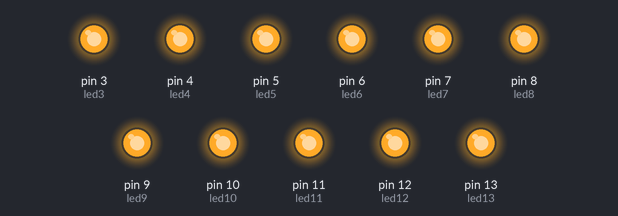
The sketch below on a simulated Arduino Uno, built with avr-gcc and run on an emulated ATmega328P. Shown: output pins drawn as LEDs (lit = HIGH).

Above: at 0.36 s.
At 5.32 s:
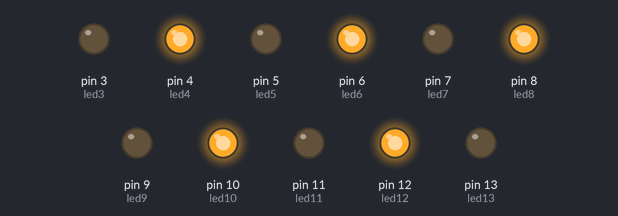
At 6.97 s:
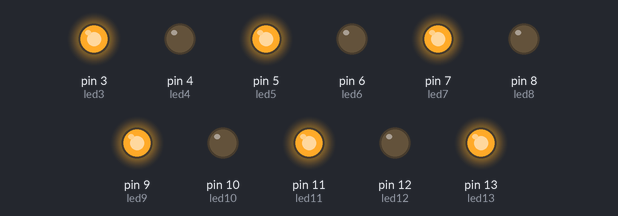
At 10.45 s:
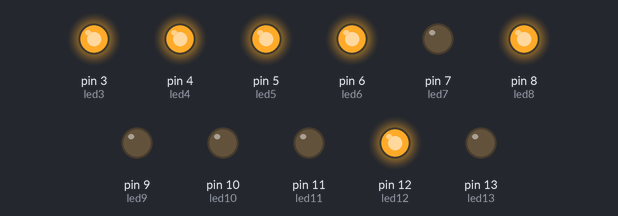
At 15.8 s:
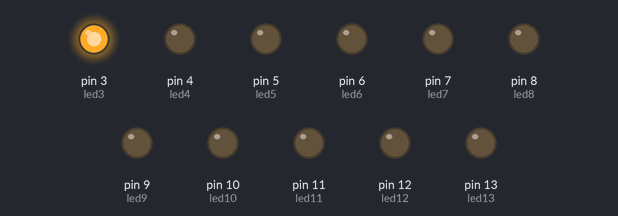
At 21.13 s:
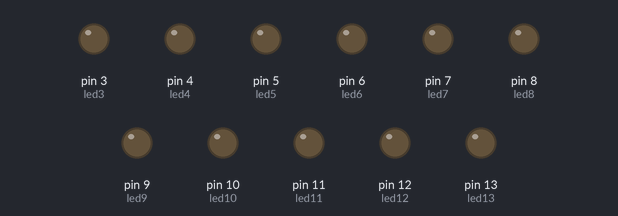
Timing chart, 0 to 21.4 s (numbered marks = the images above):
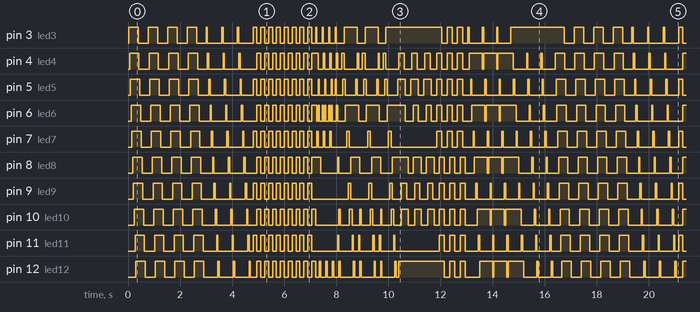

Measured:
- by itself, pin 3 (led3), pin 4 (led4), pin 5 (led5), pin 6 (led6), pin 7 (led7), pin 8 (led8), pin 9 (led9), pin 10 (led10), pin 11 (led11), pin 12 (led12), pin 13 (led13): moves between LOW and HIGH, repeating every 16.4 s
- by itself, everything shown: repeats every 16.4 s, in 228 steps

The sketch:

ardunio_led_12.ino
```cpp
int led3 = 3;
int led4 = 4;
int led5 = 5;
int led6 = 6;
int led7 = 7;
int led8 = 8;
int led9 = 9;
int led10 = 10;
int led11 = 11;
int led12 = 12;
int led13 = 13;


void setup()
{

   pinMode(led3,OUTPUT);
   pinMode(led4,OUTPUT);
   pinMode(led5,OUTPUT);
   pinMode(led6,OUTPUT);
   pinMode(led7,OUTPUT);
   pinMode(led8,OUTPUT);
   pinMode(led9,OUTPUT);
   pinMode(led10,OUTPUT);
   pinMode(led11,OUTPUT);
   pinMode(led12,OUTPUT);
   pinMode(led13,OUTPUT);


}

void loop()
{


 blink_3();
 blink_3();
 blink_3();
 blink_3();

 blink_4();
 blink_4();
 blink_4();


 blink_5();
 blink_5();
 blink_5();
 blink_5();

 blink_6();
 blink_6();
 blink_6();

 blink_7();
 blink_7();
 blink_7();

 blink_8();
 blink_8();
 blink_8();

 blink_9();
 blink_9();
 blink_9();

 blink_10();
 blink_10();
 blink_10();

 blink_11();
 blink_11();
 blink_11();


}

 /////////////pattern 3///////////////////////////////////////////////////////////////////////////////////////////////////
void blink_3()
{
  int t=30;


  delay(t);
  digitalWrite(led3,HIGH);
  delay(t);
   digitalWrite(led4,HIGH);
  delay(t);
  digitalWrite(led5,HIGH);
  delay(t);
  digitalWrite(led6,HIGH);
  delay(t);
  digitalWrite(led7,HIGH);
  delay(t);
  digitalWrite(led8,HIGH);
  delay(t);
  digitalWrite(led9,HIGH);
  delay(t);
  digitalWrite(led10,HIGH);
  delay(t);
  digitalWrite(led11,HIGH);
  delay(t);
  digitalWrite(led12,HIGH);
  delay(t);
  digitalWrite(led13,HIGH);
  delay(t);


  //////////////////////////


  delay(t);
  digitalWrite(led3,LOW);
  delay(t);
  digitalWrite(led4,LOW);
  delay(t);
  digitalWrite(led5,LOW);
  delay(t);
  digitalWrite(led6,LOW);
  delay(t);
  digitalWrite(led7,LOW);
  delay(t);
  digitalWrite(led8,LOW);
  delay(t);
  digitalWrite(led9,LOW);
  delay(t);
  digitalWrite(led10,LOW);
  delay(t);
  digitalWrite(led11,LOW);
  delay(t);
  digitalWrite(led12,LOW);
  delay(t);
  digitalWrite(led13,LOW);
  delay(t);
  digitalWrite(led13,LOW);
  delay(t);


  digitalWrite(led3,LOW);
  digitalWrite(led4,LOW);
  digitalWrite(led5,LOW);
  digitalWrite(led6,LOW);
  digitalWrite(led7,LOW);
  digitalWrite(led8,LOW);
  digitalWrite(led9,LOW);
  digitalWrite(led10,LOW);
  digitalWrite(led11,LOW);
  digitalWrite(led12,LOW);
  digitalWrite(led13,LOW);


}
  ////////////////////////////////////////////////////////////////////////////////////////////////////////////////////////////////////////////////////////////////////////
/////////////pattern 4///////////////////////////////////////////////////////////////////////////////////////////////////
void blink_4()
{
  int t=50;


  digitalWrite(led3,HIGH);
  delay(t);
  digitalWrite(led3,LOW);
  digitalWrite(led4,HIGH);
  delay(t);
  digitalWrite(led4,LOW);
  digitalWrite(led5,HIGH);
  delay(t);
  digitalWrite(led5,LOW);
  digitalWrite(led6,HIGH);
  delay(t);
  digitalWrite(led6,LOW);
  digitalWrite(led7,HIGH);
  delay(t);
  digitalWrite(led7,LOW);
  digitalWrite(led8,HIGH);
  delay(t);
  digitalWrite(led8,LOW);
  digitalWrite(led9,HIGH);
  delay(t);
  digitalWrite(led9,LOW);
  digitalWrite(led10,HIGH);
  delay(t);
  digitalWrite(led10,LOW);
  digitalWrite(led11,HIGH);
  delay(t);
  digitalWrite(led11,LOW);
  digitalWrite(led12,HIGH);
  delay(t);
  digitalWrite(led12,LOW);
  digitalWrite(led13,HIGH);
  delay(t);
  digitalWrite(led13,LOW);
  delay(t);


}

  ////////////////////////////////////////////////////////////////////////////////////////////////////////////////////////////////////////////////////////////////////////
/////////////pattern 5///////////////////////////////////////////////////////////////////////////////////////////////////
void blink_5()
{
  int t=150;


  digitalWrite(led3,HIGH);

  digitalWrite(led5,HIGH);

   digitalWrite(led7,HIGH);

   digitalWrite(led9,HIGH);

  digitalWrite(led11,HIGH);

  digitalWrite(led13,HIGH);


  digitalWrite(led4,LOW);

  digitalWrite(led6,LOW);

  digitalWrite(led8,LOW);

  digitalWrite(led10,LOW);

  digitalWrite(led12,LOW);

  delay(t);
  ////////////////

   digitalWrite(led3,LOW);

  digitalWrite(led5,LOW);

  digitalWrite(led7,LOW);

  digitalWrite(led9,LOW);

  digitalWrite(led11,LOW);

  digitalWrite(led13,LOW);


  digitalWrite(led4,HIGH);

  digitalWrite(led6,HIGH);

  digitalWrite(led8,HIGH);

  digitalWrite(led10,HIGH);

  digitalWrite(led12,HIGH);

   delay(t);


    digitalWrite(led3,HIGH);

  digitalWrite(led5,HIGH);

   digitalWrite(led7,HIGH);

  digitalWrite(led9,HIGH);

  digitalWrite(led11,HIGH);

  digitalWrite(led13,HIGH);


  digitalWrite(led4,LOW);

  digitalWrite(led6,LOW);

  digitalWrite(led8,LOW);

  digitalWrite(led10,LOW);

  digitalWrite(led12,LOW);

    delay(t);
    ////////////////

     digitalWrite(led3,LOW);

  digitalWrite(led5,LOW);

  digitalWrite(led7,LOW);

  digitalWrite(led9,LOW);

  digitalWrite(led11,LOW);

  digitalWrite(led13,LOW);


  digitalWrite(led4,HIGH);

  digitalWrite(led6,HIGH);

  digitalWrite(led8,HIGH);

  digitalWrite(led10,HIGH);

  digitalWrite(led12,HIGH);

  delay(t);

   digitalWrite(led13,LOW);
  digitalWrite(led12,LOW);
  digitalWrite(led11,LOW);
  digitalWrite(led10,LOW);


}


////////////////////////////////////////////////////////////////////////////////////////////////////////////////////////////////////////////////////////////////////////
/////////////pattern 6///////////////////////////////////////////////////////////////////////////////////////////////////
void blink_6()
{
  int t=50;
 digitalWrite(led3,HIGH);
  digitalWrite(led6,HIGH);
  delay(t);

  digitalWrite(led3,LOW);
  digitalWrite(led6,LOW);
  digitalWrite(led4,HIGH);
  digitalWrite(led7,HIGH);
  delay(t);

  digitalWrite(led7,LOW);
  digitalWrite(led4,LOW);
  digitalWrite(led6,HIGH);
  digitalWrite(led5,HIGH);
  delay(t);

  digitalWrite(led6,LOW);
  digitalWrite(led5,LOW);
  digitalWrite(led12,HIGH);
  digitalWrite(led13,HIGH);
  digitalWrite(led13,LOW);
   delay(t);


  digitalWrite(led3,LOW);
  digitalWrite(led4,LOW);
  digitalWrite(led5,LOW);
  digitalWrite(led6,LOW);
  digitalWrite(led7,LOW);
  digitalWrite(led8,LOW);
  digitalWrite(led9,LOW);
  digitalWrite(led10,LOW);
  digitalWrite(led11,LOW);
  digitalWrite(led12,LOW);
  digitalWrite(led13,LOW);
   delay(t);


}

////////////////////////////////////////////////////////////////////////////////////////////////////////////////////////////////////////////////////////////////////////
/////////////pattern 7///////////////////////////////////////////////////////////////////////////////////////////////////
void blink_7()
{
 int t=50;

  digitalWrite(led3,HIGH);
  digitalWrite(led5,HIGH);
  delay(t);

  digitalWrite(led3,LOW);
  digitalWrite(led5,LOW);
  digitalWrite(led4,HIGH);
  digitalWrite(led6,HIGH);
  delay(t);

  digitalWrite(led4,LOW);
  digitalWrite(led6,LOW);
  digitalWrite(led8,HIGH);
  digitalWrite(led11,HIGH);
  delay(t);

  digitalWrite(led8,LOW);
  digitalWrite(led11,LOW);
  digitalWrite(led10,HIGH);
  digitalWrite(led12,HIGH);
  delay(t);

  digitalWrite(led10,LOW);
  digitalWrite(led12,LOW);
  digitalWrite(led13,HIGH);
  digitalWrite(led13,LOW);
  delay(t);


  digitalWrite(led4,HIGH);
  digitalWrite(led3, LOW );
  delay(t);
digitalWrite(led5,HIGH);
  digitalWrite(led6, LOW );
  delay(t);
digitalWrite(led3,HIGH);
  digitalWrite(led4, LOW );
  delay(t);
digitalWrite(led6,HIGH);
  digitalWrite(led5, LOW );
  delay(t);
digitalWrite(led7,HIGH);
  digitalWrite(led10, LOW );
  delay(t);
digitalWrite(led9,HIGH);
  digitalWrite(led8, LOW );
  delay(t);
digitalWrite(led10,HIGH);
  digitalWrite(led7, LOW );
  delay(t);
digitalWrite(led8,HIGH);
  digitalWrite(led9, LOW );
  delay(t);
digitalWrite(led11,HIGH);
  digitalWrite(led10, LOW );
  delay(t);
digitalWrite(led12,HIGH);
  digitalWrite(led11, LOW );
  delay(t);

  digitalWrite(led13,HIGH);
  digitalWrite(led12, LOW );
  digitalWrite(led13, LOW );
  delay(t);


}

////////////////////////////////////////////////////////////////////////////////////////////////////////////////////////////////////////////////////////////////////////
/////////////pattern 8///////////////////////////////////////////////////////////////////////////////////////////////////
void blink_8()
{
  int t=50;

  digitalWrite(led3, HIGH);
  digitalWrite(led5, HIGH);
  delay(t);
  digitalWrite(led4,HIGH);
  digitalWrite(led12, HIGH);
  delay(t);
  digitalWrite(led6,HIGH);
  digitalWrite(led8, HIGH);
  delay(t);
  digitalWrite(led9,HIGH);
  digitalWrite(led10,HIGH);
  delay(t);
  digitalWrite(led13,HIGH);
  delay(t);


  digitalWrite(led4,LOW);
  delay(t);


  digitalWrite(led5, LOW );
  digitalWrite(led6, LOW );
  delay(t);
  digitalWrite(led7,LOW);
  digitalWrite(led9, LOW );
  delay(t);
  digitalWrite(led8,LOW);
  digitalWrite(led10, LOW);
  delay(t);
  digitalWrite(led11,LOW);
  digitalWrite(led13,LOW);
  delay(t);


  }


  ////////////////////////////////////////////////////////////////////////////////////////////////////////////////////////////////////////////////////////////////////////
/////////////pattern 10///////////////////////////////////////////////////////////////////////////////////////////////////
void blink_9()
{
  int t=100;

digitalWrite(led3,HIGH);
digitalWrite(led4,HIGH);
digitalWrite(led5,HIGH);
digitalWrite(led6,HIGH);
digitalWrite(led7,HIGH);
delay(t);

digitalWrite(led8, HIGH);
digitalWrite(led9,HIGH);
digitalWrite(led10,HIGH);
digitalWrite(led11,HIGH);
digitalWrite(led12,HIGH);
digitalWrite(led13,HIGH);
delay(t);


digitalWrite(led3,LOW);
digitalWrite(led4,LOW);
digitalWrite(led5,LOW);
digitalWrite(led6,LOW);
digitalWrite(led7,LOW);
delay(t);


digitalWrite(led8, LOW);
digitalWrite(led9,LOW);
digitalWrite(led10,LOW);
digitalWrite(led11,LOW);
digitalWrite(led12,LOW);
digitalWrite(led13,LOW);
delay(t);


}

////////////////////////////////////////////////////////////////////////////////////////////////////////////////////////////////////////////////////////////////////////
/////////////pattern 10///////////////////////////////////////////////////////////////////////////////////////////////////
void blink_10()
{
  int t=50;

  digitalWrite(led3,HIGH);
  digitalWrite(led4, LOW );
  delay(t);

  digitalWrite(led4,HIGH);
  digitalWrite(led3, LOW );
  delay(t);

  digitalWrite(led5,HIGH);
  digitalWrite(led6, LOW );
  delay(t);

  digitalWrite(led6,HIGH);
  digitalWrite(led5, LOW );
  delay(t);

  digitalWrite(led7,HIGH);
  digitalWrite(led8, LOW );
  delay(t);

  digitalWrite(led8,HIGH);
  digitalWrite(led7, LOW );
  delay(t);

  digitalWrite(led9,HIGH);
  digitalWrite(led10, LOW );
  delay(t);

  digitalWrite(led10,HIGH);
  digitalWrite(led9, LOW );
  delay(t);

  digitalWrite(led11,HIGH);
  digitalWrite(led12, LOW );
  delay(t);

  digitalWrite(led12,HIGH);
  digitalWrite(led11, LOW );
  delay(t);

  digitalWrite(led13,HIGH);
  digitalWrite(led13, LOW );
  delay(t);

}


 ////////////////////////////////////////////////////////////////////////////////////////////////////////////////////////////////////////////////////////////////////////
/////////////pattern 11///////////////////////////////////////////////////////////////////////////////////////////////////
void blink_11()
{
  int t=50;

 digitalWrite(led3,HIGH);
 delay(t);

  digitalWrite(led4,HIGH);
  delay(t);

  digitalWrite(led5,HIGH);
  digitalWrite(led4, LOW );
  delay(t);

 digitalWrite(led6,HIGH);
  digitalWrite(led5, LOW );
  delay(t);

 digitalWrite(led7,HIGH);
  digitalWrite(led6, LOW );
  delay(t);

   digitalWrite(led8,HIGH);
  digitalWrite(led7, LOW );
  delay(t);

   digitalWrite(led9,HIGH);
  digitalWrite(led8, LOW );
  delay(t);

   digitalWrite(led10,HIGH);
  digitalWrite(led9, LOW );
  delay(t);

   digitalWrite(led11,HIGH);
  digitalWrite(led10, LOW );
  delay(t);

   digitalWrite(led12,HIGH);
  digitalWrite(led11, LOW );
  delay(t);

   digitalWrite(led13,HIGH);
  digitalWrite(led12,LOW);
   digitalWrite(led13, LOW );
  delay(t);

}
```
